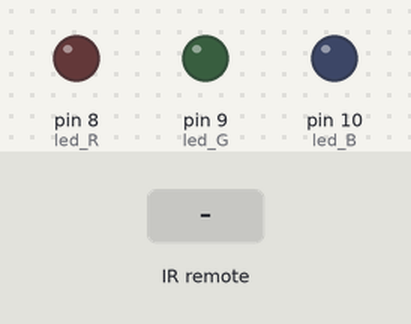
This sketch was run on a simulated Arduino Uno, built with avr-gcc and run on an emulated ATmega328P. Shown: output pins drawn as LEDs (lit = HIGH). Inputs (shaded band) come from the test bench.

Above: at 1.2 s.
1.3 s: infrared code 0xFD08F7 received
At 1.7 s:
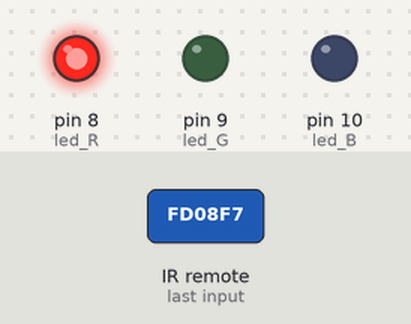
2.8 s: infrared code 0xFD8877 received
At 4.0 s:
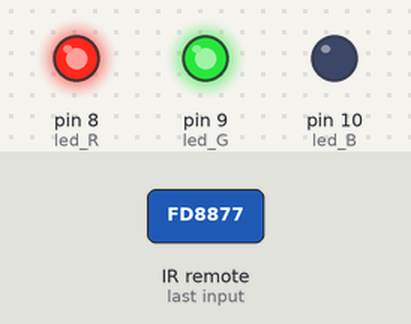
4.3 s: infrared code 0xFD48B7 received
At 5.2 s:
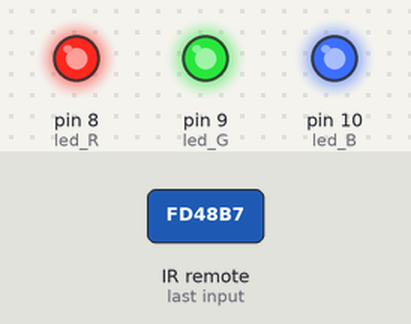
5.8 s: infrared code 0xFD28D7 received
At 6.3 s:
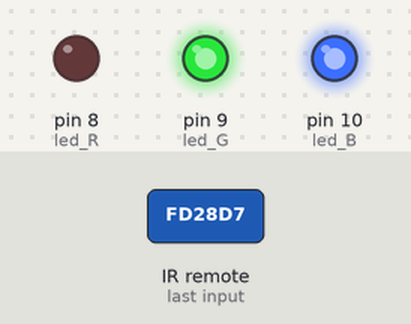
7.3 s: infrared code 0xFDA857 received
At 8.5 s:
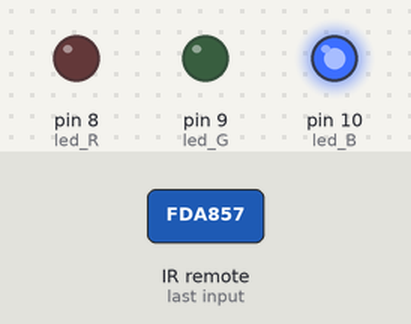
8.8 s: infrared code 0xFD6897 received
At 9.8 s:
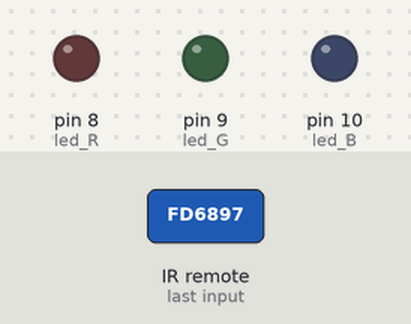
Timing chart, 0 to 11.3 s (numbered marks = the images above; inputs shaded):
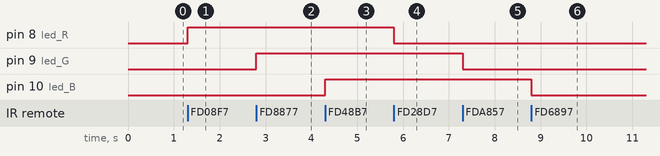

The sketch:

IRremote_led3.ino
```cpp
#include "IRremote.h"
int receiver = 2;
int led_R = 8;
int led_G = 9;
int led_B = 10;
IRrecv irrecv(receiver);
decode_results results;
void setup()
{
  pinMode(led_R,OUTPUT);
  pinMode(led_G,OUTPUT);
  pinMode(led_B,OUTPUT);
  irrecv.enableIRIn();
}
void translateIR() //do this depend on received IR signal
{
  switch(results.value)
  {
    case 0xFD08F7:    //button : 1
    digitalWrite(led_R,HIGH);
    break;

  case 0xFD8877:      //button : 2
    digitalWrite(led_G,HIGH);
    break;

  case 0xFD48B7:      //button : 3
    digitalWrite(led_B,HIGH);
    break;

    case 0xFD28D7:    //button : 4
    digitalWrite(led_R,LOW);
    break;

  case 0xFDA857:      //button : 5
    digitalWrite(led_G,LOW);
    break;

  case 0xFD6897:      //button : 6
    digitalWrite(led_B,LOW);
    break;
  }
  delay(500);
}
void loop()
{
  if (irrecv.decode(&results))
      {
     translateIR();
    irrecv.resume();
  }
}
```

Measured:
- after the input at 1.3 s, pin 8 (led_R): LOW → HIGH at once
- after the input at 2.8 s, pin 9 (led_G): LOW → HIGH at once
- after the input at 4.3 s, pin 10 (led_B): LOW → HIGH at once
- after the input at 5.8 s, pin 8 (led_R): HIGH → LOW at once
- after the input at 7.3 s, pin 9 (led_G): HIGH → LOW at once
- after the input at 8.8 s, pin 10 (led_B): HIGH → LOW at once
